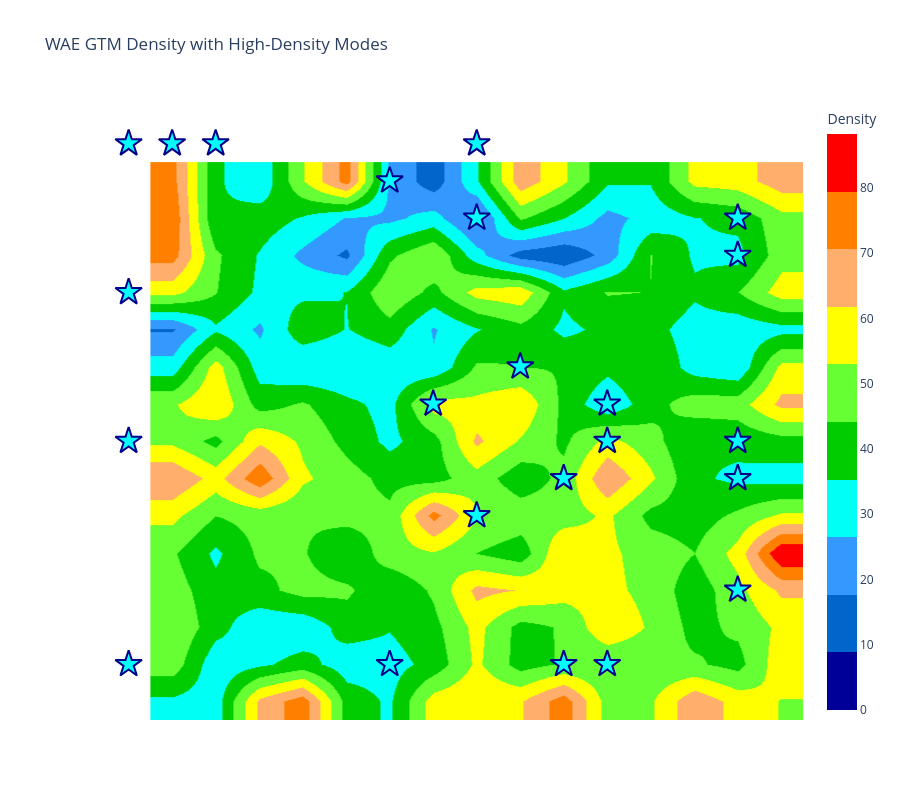

Notebook code for this chart:
### Code cell
# Visualize modes on density landscape using ChemographyKit

print("Creating enhanced mode visualization with landscape background...")

# Create smooth density landscape as base
fig_modes_wae = plotly_smooth_density_landscape(
    density_table_wae,
    node_threshold=0.01,
    use_smooth=True,
    title="WAE GTM Density with High-Density Modes",
    width=900,
    height=800,
    background_color="white"
)

# Convert mode grid coordinates to continuous GTM coordinates
def grid_to_gtm_coords(modes, k):
    """Convert grid indices to GTM continuous coordinates"""
    gtm_coords = modes.copy().astype(float)
    return gtm_coords

modes_wae_gtm = grid_to_gtm_coords(modes_wae, k_wae)

# Add mode markers to WAE plot
fig_modes_wae.add_trace(
    go.Scatter(
        x=modes_wae_gtm[:, 1],
        y=modes_wae_gtm[:, 0],
        mode='markers',
        marker=dict(
            size=20,
            color='cyan',
            symbol='star',
            line=dict(color='darkblue', width=2)
        ),
        name='High-Density Modes',
        hovertemplate='Mode %{text}<br>x: %{x:.1f}<br>y: %{y:.1f}<extra></extra>',
        text=[f'{i+1}' for i in range(len(modes_wae))]
    )
)

# Save
wae_modes_path = RESULTS_DIR / 'gtm_modes_wae.html'
fig_modes_wae.write_html(str(wae_modes_path))

print(f"Saved mode visualization to: {wae_modes_path}")

# Show
fig_modes_wae.show()

### Figure 1 — Plotly figure (JSON) as saved in the notebook; plotly's stock layout.template omitted (floating-point values rounded to 4 significant figures; data arrays with more than 128 entries replaced by an {"elided": "..."} marker saying what was removed)
{"data": [{"colorbar": {"title": {"text": "Density"}}, "colorscale": [[0, "rgb(0,0,153)"], [0.1, "rgb(0,0,153)"], [0.1, "rgb(0,102,204)"], [0.2, "rgb(0,102,204)"], [0.2, "rgb(51,153,255)"], [0.3, "rgb(51,153,255)"], [0.3, "rgb(0,255,245)"], [0.4, "rgb(0,255,245)"], [0.4, "rgb(0,204,0)"], [0.5, "rgb(0,204,0)"], [0.5, "rgb(102,255,51)"], [0.6, "rgb(102,255,51)"], [0.6, "rgb(255,255,0)"], [0.7, "rgb(255,255,0)"], [0.7, "rgb(255,175,107)"], [0.8, "rgb(255,175,107)"], [0.8, "rgb(255,128,0)"], [0.9, "rgb(255,128,0)"], [0.9, "rgb(255,0,0)"], [1, "rgb(255,0,0)"]], "hoverinfo": "text", "showscale": true, "text": {"elided": "15x15 str values"}, "type": "heatmap", "x": [1, 2, 3, 4, 5, 6, 7, 8, 9, 10, 11, 12, 13, 14, 15], "y": [15, 14, 13, 12, 11, 10, 9, 8, 7, 6, 5, 4, 3, 2, 1], "z": {"elided": "15x15 float values"}, "zmax": 88.24, "zmin": 0, "zsmooth": "best"}, {"colorscale": [[0, "rgba(255,255,255,1)"], [0.0001133, "rgba(255,255,255,1)"], [0.0001143, "rgba(255,255,255,0)"], [1, "rgba(255,255,255,0)"]], "hoverinfo": "none", "showscale": false, "type": "heatmap", "x": [1, 2, 3, 4, 5, 6, 7, 8, 9, 10, 11, 12, 13, 14, 15], "y": [15, 14, 13, 12, 11, 10, 9, 8, 7, 6, 5, 4, 3, 2, 1], "z": {"elided": "15x15 float values"}, "zmax": 1, "zmin": 0, "zsmooth": "best"}, {"colorscale": [[0, "rgba(0,0,0,0)"], [1, "rgba(0,0,0,0)"]], "hoverinfo": "text", "showscale": false, "text": {"elided": "15x15 str values"}, "type": "heatmap", "x": [1, 2, 3, 4, 5, 6, 7, 8, 9, 10, 11, 12, 13, 14, 15], "y": [15, 14, 13, 12, 11, 10, 9, 8, 7, 6, 5, 4, 3, 2, 1], "z": {"elided": "15x15 float values"}, "zmax": 1, "zmin": 0}, {"hovertemplate": "Mode %{text}<br>x: %{x:.1f}<br>y: %{y:.1f}<extra></extra>", "marker": {"color": "cyan", "line": {"color": "darkblue", "width": 2}, "size": 20, "symbol": "star"}, "mode": "markers", "name": "High-Density Modes", "text": ["1", "2", "3", "4", "5", "6", "7", "8", "9", "10", "11", "12", "13", "14", "15", "16", "17", "18", "19", "20", "21", "22", "23"], "type": "scatter", "x": [0.0, 1.0, 2.0, 8.0, 6.0, 8.0, 14.0, 14.0, 0.0, 9.0, 7.0, 11.0, 0.0, 11.0, 14.0, 10.0, 14.0, 8.0, 14.0, 0.0, 6.0, 10.0, 11.0], "y": [0.0, 0.0, 0.0, 0.0, 1.0, 2.0, 2.0, 3.0, 4.0, 6.0, 7.0, 7.0, 8.0, 8.0, 8.0, 9.0, 9.0, 10.0, 12.0, 14.0, 14.0, 14.0, 14.0]}], "layout": {"height": 800, "paper_bgcolor": "white", "plot_bgcolor": "white", "title": {"text": "WAE GTM Density with High-Density Modes"}, "width": 900, "xaxis": {"visible": false}, "yaxis": {"autorange": "reversed", "visible": false}}}
